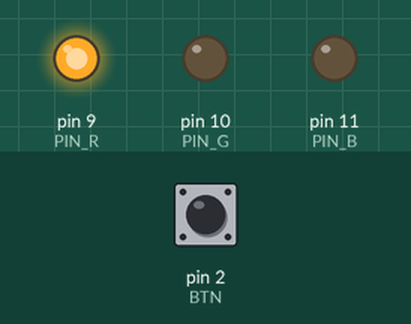
Bench run of a program on a simulated Arduino Uno, built with avr-gcc and run on an emulated ATmega328P. On the bench: output pins drawn as LEDs (lit = HIGH). The test bench sets the inputs (shaded band); at power-on: pin 2 (BTN) HIGH.

Above: at 1.2 s.
1.3 s: pin 2 (BTN) pulled LOW for 1 s
At 3.0 s:
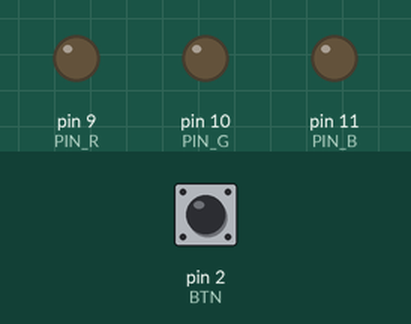
3.8 s: pin 2 (BTN) pulled LOW for 1 s
At 4.17 s:
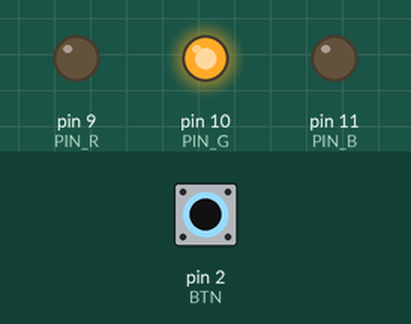
7.2 s: pin 2 (BTN) pulled LOW for 0.15 s
At 8.4 s:
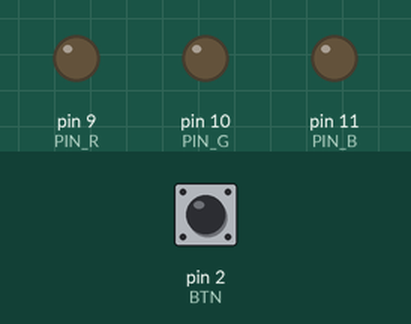
8.8 s: pin 2 (BTN) pulled LOW for 3.2 s
At 12.6 s:
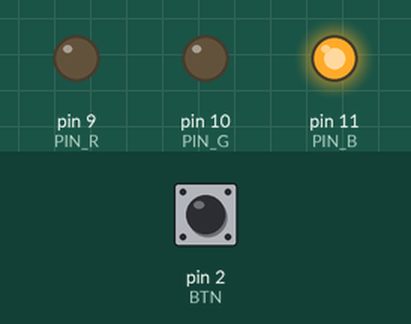
Timing chart, 0 to 14.1 s (numbered marks = the images above; inputs shaded):
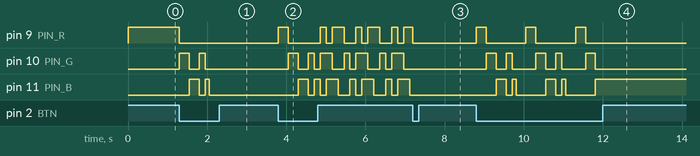

The program:

main.cpp
```cpp
#include <Arduino.h>

const int PIN_R = 9;
const int PIN_G = 10;
const int PIN_B = 11;

const int BTN = 2;

enum Mode { RED, GREEN, BLUE, PARTY, OFF };
Mode mode = RED;

unsigned long lastPressMs = 0;
const unsigned long DEBOUNCE_MS = 250;

unsigned long lastPartyMs = 0;
const unsigned long PARTY_INTERVAL_MS = 150;
int partyStep = 0;

void setColor(int r, int g, int b) {
  analogWrite(PIN_R, r);
  analogWrite(PIN_G, g);
  analogWrite(PIN_B, b);
}

void setup() {
  pinMode(PIN_R, OUTPUT);
  pinMode(PIN_G, OUTPUT);
  pinMode(PIN_B, OUTPUT);
  pinMode(BTN, INPUT_PULLUP);

  setColor(0,0,0);
}

void loop() {

  if (digitalRead(BTN) == LOW && millis() - lastPressMs > DEBOUNCE_MS) {
    mode = (Mode)((mode + 1) % 5);
    lastPressMs = millis();

    if (mode != PARTY) {
      lastPartyMs = 0;
      partyStep = 0;
    }
  }

  switch(mode) {

    case RED:
      setColor(255,0,0);
      break;

    case GREEN:
      setColor(0,255,0);
      break;

    case BLUE:
      setColor(0,0,255);
      break;

    case PARTY:
      if (millis() - lastPartyMs > PARTY_INTERVAL_MS) {
        lastPartyMs = millis();
        partyStep = (partyStep + 1) % 6;

        switch(partyStep) {
          case 0: setColor(255,0,0); break;
          case 1: setColor(0,255,0); break;
          case 2: setColor(0,0,255); break;
          case 3: setColor(255,255,0); break;
          case 4: setColor(0,255,255); break;
          case 5: setColor(255,0,255); break;
        }
      }
      break;

    case OFF:
      setColor(0,0,0);
      break;
  }
}
```

Measured:
- after the input at 1.3 s, pin 9 (PIN_R): HIGH → LOW at once; pin 10 (PIN_G): LOW → HIGH at once, → LOW 0.25 s later, → HIGH 0.25 s later, → LOW 0.15 s later; pin 11 (PIN_B): LOW → HIGH after 0.25 s, → LOW 0.25 s later, → HIGH 0.15 s later, → LOW 0.10 s later
- after the input at 3.8 s, pin 9 (PIN_R): LOW → HIGH at once, → LOW 0.25 s later, → HIGH 0.80 s later, → LOW 0.15 s later, … (13 changes in this stretch); pin 10 (PIN_G): LOW → HIGH after 0.25 s, then repeats every 0.86 s: LOW 0.25 s, HIGH 0.15 s, LOW 0.15 s, HIGH 0.30 s
- after the input at 7.2 s, pin 10 (PIN_G), pin 11 (PIN_B): stops changing and stays LOW
- after the input at 8.8 s, pin 9 (PIN_R): alternates HIGH for 0.25 s and LOW for 1.0 s, 6 changes in all, then stays LOW, starting at once; pin 10 (PIN_G): LOW → HIGH after 0.25 s, then repeats every 1.3 s: LOW 0.25 s, HIGH 0.15 s, LOW 0.60 s, HIGH 0.25 s, until it stays LOW from 11.8 s
